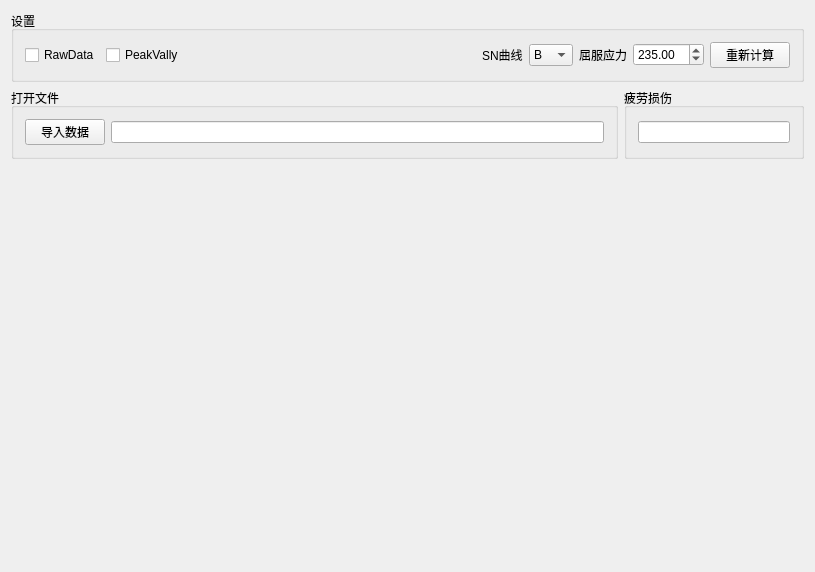
<?xml version="1.0" encoding="UTF-8"?>
<ui version="4.0">
 <class>FATIGUE</class>
 <widget class="QWidget" name="FATIGUE">
  <property name="geometry">
   <rect>
    <x>0</x>
    <y>0</y>
    <width>815</width>
    <height>572</height>
   </rect>
  </property>
  <property name="windowTitle">
   <string>FATIGUE</string>
  </property>
  <layout class="QGridLayout" name="gridLayout_4">
   <item row="0" column="0" colspan="2">
    <widget class="QGroupBox" name="groupBox">
     <property name="title">
      <string>设置</string>
     </property>
     <layout class="QGridLayout" name="gridLayout">
      <item row="0" column="5">
       <widget class="QLabel" name="label_2">
        <property name="text">
         <string>屈服应力</string>
        </property>
       </widget>
      </item>
      <item row="0" column="3">
       <widget class="QLabel" name="label">
        <property name="text">
         <string>SN曲线</string>
        </property>
       </widget>
      </item>
      <item row="0" column="0">
       <widget class="QCheckBox" name="CB_rawData">
        <property name="text">
         <string>RawData</string>
        </property>
       </widget>
      </item>
      <item row="0" column="6">
       <widget class="QDoubleSpinBox" name="doubleSpinBox">
        <property name="maximum">
         <double>1000.000000000000000</double>
        </property>
        <property name="value">
         <double>235.000000000000000</double>
        </property>
       </widget>
      </item>
      <item row="0" column="2">
       <spacer name="horizontalSpacer">
        <property name="orientation">
         <enum>Qt::Horizontal</enum>
        </property>
        <property name="sizeHint" stdset="0">
         <size>
          <width>40</width>
          <height>20</height>
         </size>
        </property>
       </spacer>
      </item>
      <item row="0" column="1">
       <widget class="QCheckBox" name="CB_peakVally">
        <property name="text">
         <string>PeakVally</string>
        </property>
       </widget>
      </item>
      <item row="0" column="4">
       <widget class="QComboBox" name="comboBox">
        <item>
         <property name="text">
          <string>B</string>
         </property>
        </item>
        <item>
         <property name="text">
          <string>C</string>
         </property>
        </item>
        <item>
         <property name="text">
          <string>D</string>
         </property>
        </item>
        <item>
         <property name="text">
          <string>E</string>
         </property>
        </item>
        <item>
         <property name="text">
          <string>F</string>
         </property>
        </item>
        <item>
         <property name="text">
          <string>F2</string>
         </property>
        </item>
        <item>
         <property name="text">
          <string>G</string>
         </property>
        </item>
        <item>
         <property name="text">
          <string>W</string>
         </property>
        </item>
       </widget>
      </item>
      <item row="0" column="7">
       <widget class="QPushButton" name="PB_reCompute">
        <property name="text">
         <string>重新计算</string>
        </property>
       </widget>
      </item>
     </layout>
    </widget>
   </item>
   <item row="1" column="0" colspan="2">
    <layout class="QHBoxLayout" name="horizontalLayout">
     <item>
      <widget class="QGroupBox" name="groupBox_2">
       <property name="sizePolicy">
        <sizepolicy hsizetype="Expanding" vsizetype="Preferred">
         <horstretch>0</horstretch>
         <verstretch>0</verstretch>
        </sizepolicy>
       </property>
       <property name="title">
        <string>打开文件</string>
       </property>
       <layout class="QGridLayout" name="gridLayout_2">
        <item row="0" column="0">
         <widget class="QPushButton" name="PB_inputData">
          <property name="text">
           <string>导入数据</string>
          </property>
         </widget>
        </item>
        <item row="0" column="1">
         <widget class="QLineEdit" name="LE_address"/>
        </item>
       </layout>
      </widget>
     </item>
     <item>
      <widget class="QGroupBox" name="groupBox_3">
       <property name="sizePolicy">
        <sizepolicy hsizetype="Expanding" vsizetype="Preferred">
         <horstretch>0</horstretch>
         <verstretch>0</verstretch>
        </sizepolicy>
       </property>
       <property name="maximumSize">
        <size>
         <width>180</width>
         <height>16777215</height>
        </size>
       </property>
       <property name="title">
        <string>疲劳损伤</string>
       </property>
       <layout class="QGridLayout" name="gridLayout_3">
        <item row="0" column="0">
         <widget class="QLineEdit" name="LE_damage"/>
        </item>
       </layout>
      </widget>
     </item>
    </layout>
   </item>
   <item row="2" column="0">
    <widget class="QWidget" name="WG_chart" native="true">
     <property name="sizePolicy">
      <sizepolicy hsizetype="Expanding" vsizetype="Expanding">
       <horstretch>0</horstretch>
       <verstretch>0</verstretch>
      </sizepolicy>
     </property>
    </widget>
   </item>
   <item row="2" column="1">
    <widget class="QWidget" name="WG_table" native="true">
     <property name="sizePolicy">
      <sizepolicy hsizetype="Expanding" vsizetype="Expanding">
       <horstretch>0</horstretch>
       <verstretch>0</verstretch>
      </sizepolicy>
     </property>
     <property name="maximumSize">
      <size>
       <width>700</width>
       <height>16777215</height>
      </size>
     </property>
    </widget>
   </item>
  </layout>
 </widget>
 <layoutdefault spacing="6" margin="11"/>
 <resources/>
 <connections/>
</ui>
